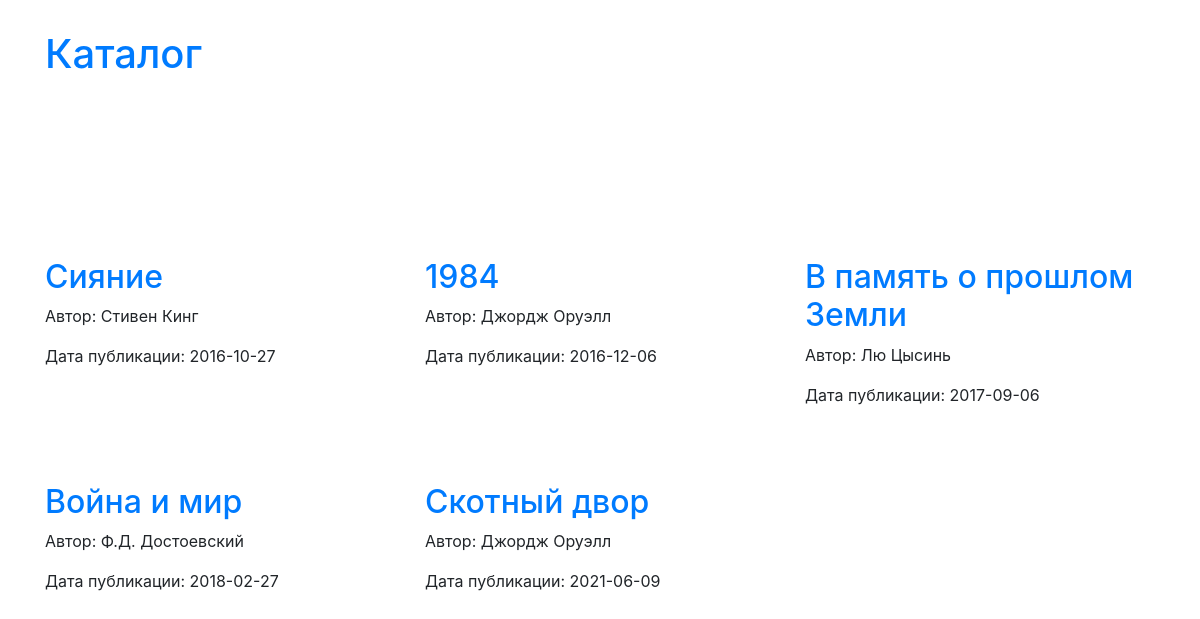
/books, run on the app's committed database.
### books/models.py (models this page shows, shortened)
class Book(models.Model):
    name = models.CharField(u'Название', max_length=64)
    author = models.CharField(u'Автор', max_length=64)
    pub_date = models.DateField(u'Дата публикации')

### books/views.py (the view)
# urls.py: path('books', books_view, name='books'),
def books_view(request):
    template = 'books/books_list.html'
    books = Book.objects.all().order_by('pub_date')
    context = {
        'books': books
    }
    return render(request, template, context)

### books/converters.py (called while the page is built)
    def to_url(self, value: datetime):
        return value.strftime(self.format)

### templates/books/books_list.html (shortened to what this page needs)
{% extends "base.html" %}
{% load static %}
{% block content %}
    <div class="container">
        <div class="header">
            <h1><a href="/books">Каталог</a></h1>
        </div>
        <div class="row">
            {% for book in books %}
            <div class="book col-md-4">
                <h2><a href="{% url 'book' book.pub_date %}">{{ book.name }}</a></h2>
                <p>Автор: {{ book.author }}</p>
                <p>Дата публикации: {{ book.pub_date|date:"Y-m-d"}}</p>
            </div>
            {% endfor %}
        </div>
    </div>
{% endblock %}

### templates/base.html (shortened to what this page needs)
<!DOCTYPE html>{% load static %}
<html>
  <head>
    <link type="text/css" rel="stylesheet" href="{% static "css/bootstrap.css" %}"  media="screen,projection"/>
    <link type="text/css" rel="stylesheet" href="{% static "css/style.css" %}"  media="screen,projection"/>
  </head>
  <body>
    {% block content %}{% endblock %}
  </body>
</html>

### static/css/style.css (style rules this page uses)
.header { margin-top: 30px; margin-bottom: 150px; }
.book { margin-top: 30px; margin-bottom: 30px; }

### data on the page
Book: name "Сияние", author "Стивен Кинг", pub_date "2016-10-27"
Book: name "1984", author "Джордж Оруэлл", pub_date "2016-12-06"
Book: name "В память о прошлом Земли", author "Лю Цысинь", pub_date "2017-09-06"
Book: name "Война и мир", author "Ф.Д. Достоевский", pub_date "2018-02-27"
Book: name "Скотный двор", author "Джордж Оруэлл", pub_date "2021-06-09"
